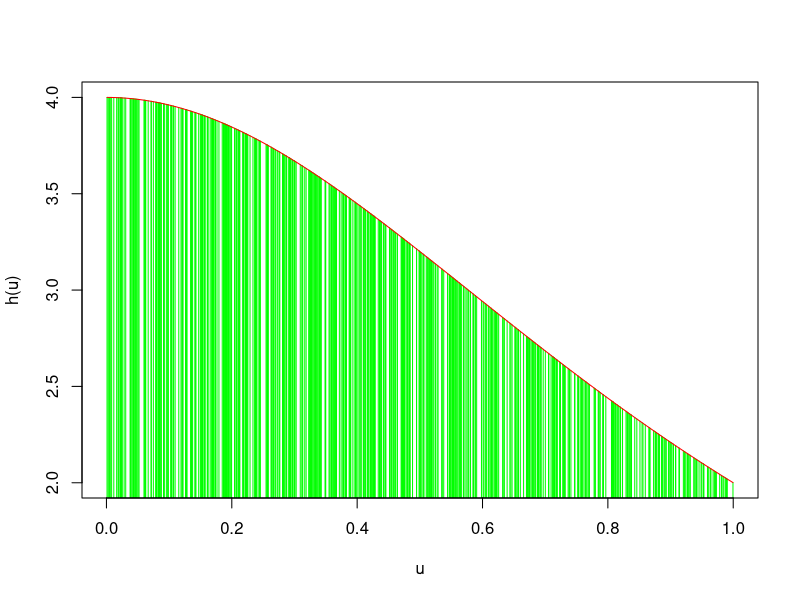

Write R code to recreate this figure.
#calculando la integral de 4/(1+x^2) de 0 a 1
set.seed(32789)

h<-function(x){4/(1+x^2)}
n=600
m=100
res=seq(1,m)

for (i in 1:m){
  u=runif(n)
  res[i]=mean(h(u))
}

mean(res)

plot(u,h(u),type="h",col="green")
curve(4/(1+x^2),col="red",add=T)